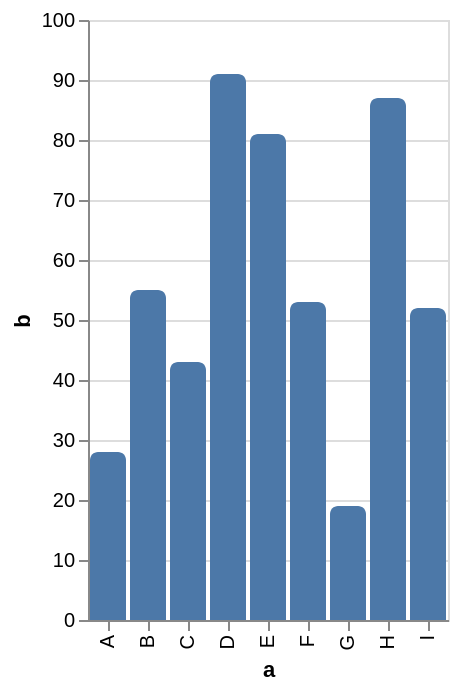

Vega-Lite specification for this chart:
### Vega specification from a JSON file in a GitHub repository (floating-point values rounded to 4 significant figures)
{"$schema": "https://vega.github.io/schema/vega/v6.json", "description": "A simple bar chart with rounded corners at the end of the bar.", "background": "white", "padding": 5, "height": 300, "style": "cell", "data": [{"name": "source_0", "values": [{"a": "A", "b": 28}, {"a": "B", "b": 55}, {"a": "C", "b": 43}, {"a": "D", "b": 91}, {"a": "E", "b": 81}, {"a": "F", "b": 53}, {"a": "G", "b": 19}, {"a": "H", "b": 87}, {"a": "I", "b": 52}]}, {"name": "data_0", "source": "source_0", "transform": [{"type": "stack", "groupby": ["a"], "field": "b", "sort": {"field": [], "order": []}, "as": ["b_start", "b_end"], "offset": "zero"}, {"type": "filter", "expr": "isValid(datum[\"b\"]) && isFinite(+datum[\"b\"])"}]}], "signals": [{"name": "x_step", "value": 20}, {"name": "width", "update": "bandspace(domain('x').length, 0.1, 0.05) * x_step"}], "marks": [{"type": "group", "from": {"facet": {"data": "data_0", "name": "stack_group_main", "groupby": ["a"], "aggregate": {"fields": ["b_start", "b_start", "b_end", "b_end"], "ops": ["min", "max", "min", "max"]}}}, "encode": {"update": {"x": {"scale": "x", "field": "a"}, "width": {"signal": "max(0.25, bandwidth('x'))"}, "y": {"signal": "min(scale('y',datum[\"min_b_start\"]),scale('y',datum[\"max_b_start\"]),scale('y',datum[\"min_b_end\"]),scale('y',datum[\"max_b_end\"]))"}, "y2": {"signal": "max(scale('y',datum[\"min_b_start\"]),scale('y',datum[\"max_b_start\"]),scale('y',datum[\"min_b_end\"]),scale('y',datum[\"max_b_end\"]))"}, "clip": {"value": true}, "cornerRadiusTopLeft": [{"test": "scale(\"y\", datum[\"max_b_end\"]) < scale(\"y\", datum[\"max_b_start\"])", "value": 4}, {"value": 0}], "cornerRadiusTopRight": [{"test": "scale(\"y\", datum[\"max_b_end\"]) < scale(\"y\", datum[\"max_b_start\"])", "value": 4}, {"value": 0}], "cornerRadiusBottomLeft": [{"test": "scale(\"y\", datum[\"min_b_end\"]) > scale(\"y\", datum[\"min_b_start\"])", "value": 4}, {"value": 0}], "cornerRadiusBottomRight": [{"test": "scale(\"y\", datum[\"min_b_end\"]) > scale(\"y\", datum[\"min_b_start\"])", "value": 4}, {"value": 0}]}}, "marks": [{"type": "group", "encode": {"update": {"y": {"field": {"group": "y"}, "mult": -1}, "width": {"field": {"group": "width"}}}}, "marks": [{"name": "marks", "type": "rect", "style": ["bar"], "from": {"data": "stack_group_main"}, "encode": {"update": {"fill": {"value": "#4c78a8"}, "ariaRoleDescription": {"value": "bar"}, "description": {"signal": "\"a: \" + (isValid(datum[\"a\"]) ? isArray(datum[\"a\"]) ? join(datum[\"a\"], ' ') : datum[\"a\"] : \"\"+datum[\"a\"]) + \"; b: \" + (format(datum[\"b\"], \"\"))"}, "width": {"field": {"group": "width"}}, "y": {"scale": "y", "field": "b_end"}, "y2": {"scale": "y", "field": "b_start"}}}}]}]}], "scales": [{"name": "x", "type": "band", "domain": {"data": "data_0", "field": "a", "sort": true}, "range": {"step": {"signal": "x_step"}}, "paddingInner": 0.1, "paddingOuter": 0.05}, {"name": "y", "type": "linear", "domain": {"data": "data_0", "fields": ["b_start", "b_end"]}, "range": [{"signal": "height"}, 0], "nice": true, "zero": true}], "axes": [{"scale": "y", "orient": "left", "gridScale": "x", "grid": true, "tickCount": {"signal": "ceil(height/40)"}, "domain": false, "labels": false, "aria": false, "maxExtent": 0, "minExtent": 0, "ticks": false, "zindex": 0}, {"scale": "x", "orient": "bottom", "grid": false, "title": "a", "labelAlign": "right", "labelAngle": 270, "labelBaseline": "middle", "zindex": 0}, {"scale": "y", "orient": "left", "grid": false, "title": "b", "labelOverlap": true, "tickCount": {"signal": "ceil(height/40)"}, "zindex": 0}]}
